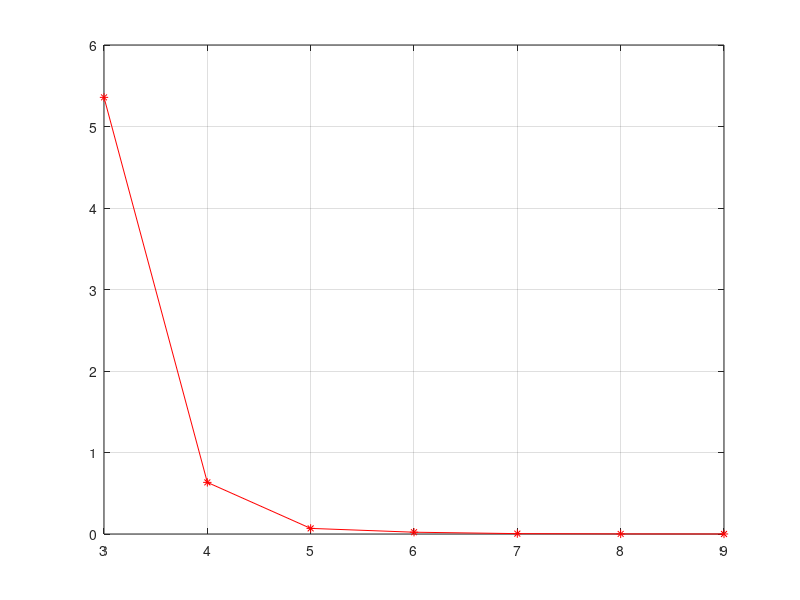

Reproduce this figure in MATLAB. (Note: this script raises an error after producing the figure.)
n2 = [0:7].^2;
m2 = [0:7].^2;

N = 50;

C=reshape((n2+m2.')',[],1)';
omega2 = sort(C);
omega2 = omega2(2:N+1);
x = [1:N];
addpath('convtest/')
ref3 = load('convtestun1.dat')';
ref4 = load('convtestun2.dat')';
ref5 = load('convtestun3.dat')';
ref6 = load('convtestun4.dat')';
ref7 = load('convtestun5.dat')';
ref8 = load('convtestun6.dat')';
ref9 = load('convtestun7.dat')';

err = zeros(7,1);
err(1) = max(abs(omega2-ref3));
err(2) = max(abs(omega2-ref4));
err(3) = max(abs(omega2-ref5));
err(4) = max(abs(omega2-ref6));
err(5) = max(abs(omega2-ref7));
err(6) = max(abs(omega2-ref8));
err(7) = max(abs(omega2-ref9));

plot([3:9],err,'r*-')
hold on
grid on
yline(2*1e-2,'g')
legend('Error trend','Tolerance')

